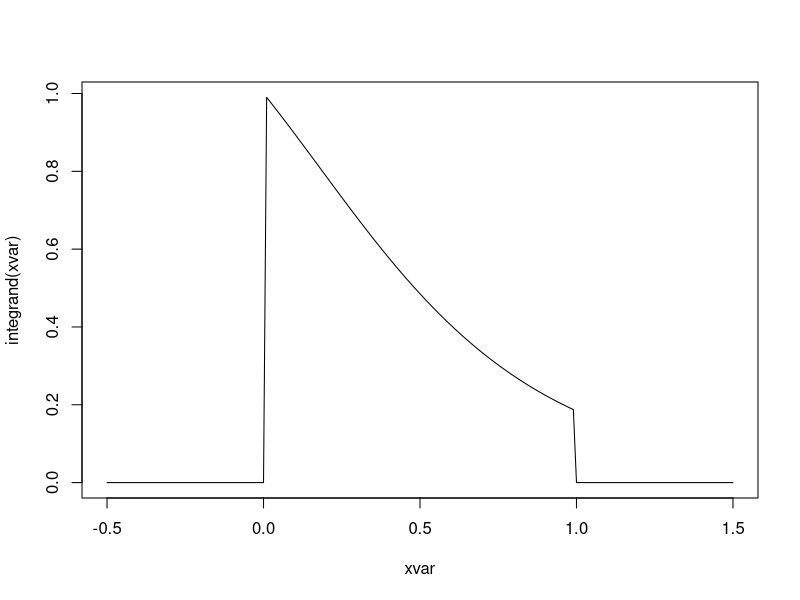
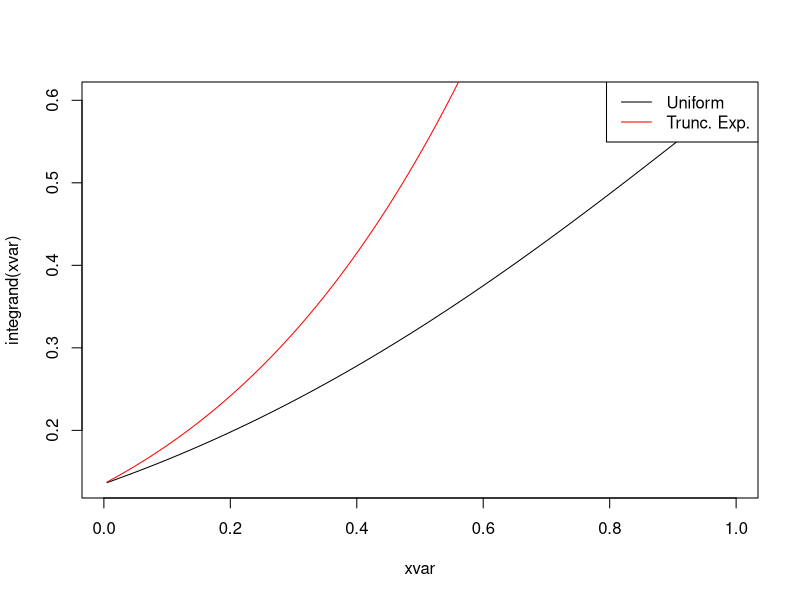
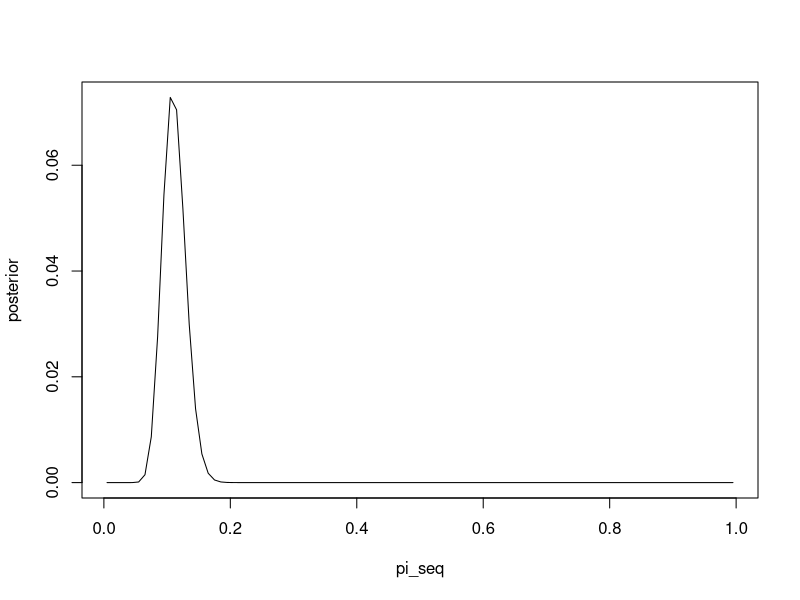

Reproduce these figures in R, in order.
## ---- chunk 1
library(knitr)
hook_output = knit_hooks$get('output')
knit_hooks$set(output = function(x, options) {
  # this hook is used only when the linewidth option is not NULL
  if (!is.null(n <- options$linewidth)) {
    x = knitr:::split_lines(x)
    # any lines wider than n should be wrapped
    if (any(nchar(x) > n)) x = strwrap(x, width = n)
    x = paste(x, collapse = '\n')
  }
  hook_output(x, options)
})

knitr::opts_chunk$set(cache = FALSE, message = FALSE,
                      linewidth = 50)
set.seed(3150)
## ---- chunk 2
# Sample size
n <- 5000
# Define a function for integrand
integrand <- function(x) {
  # We want to multiply by zero if outside the range
  supp_ind <- as.numeric(x > 0 & x < 1)
  return(supp_ind * exp(-x)/(1 + x^2))
}
## ---- chunk 3
# Look at the graph of the function
xvar <- seq(-0.5, 1.5, by = 0.01)
plot(xvar, integrand(xvar), type = "l")
## ---- chunk 4
# 1. Basic MC integration
unif_vars <- runif(n)

theta1 <- mean(integrand(unif_vars))
sd1 <- sd(integrand(unif_vars))
## ---- chunk 5
# 2. Exponential density
exp_vars <- -log(unif_vars)

theta2 <- mean(integrand(exp_vars)/dexp(exp_vars))
sd2 <- sd(integrand(exp_vars)/dexp(exp_vars))
## ---- chunk 6
# Compare results
c(theta1, theta2)
c(sd1, sd2)/sqrt(n)
## ---- chunk 7
# How many are zeros?
sum(integrand(exp_vars) == 0)
## ---- chunk 8
# 3. Truncated exponential density
unif_vars <- runif(n)
truncexp_vars <- -log(1 - unif_vars*(1 - exp(-1)))

# Evaluate the density at those points
phi_vars <- exp(-truncexp_vars)/(1 - exp(-1))

theta3 <- mean(integrand(truncexp_vars)/phi_vars)
sd3 <- sd(integrand(truncexp_vars)/phi_vars)
## ---- chunk 9
# Compare results
c(theta1, theta2, theta3)
c(sd1, sd2, sd3)/sqrt(n)
## ---- chunk 10
n <- 3150
integrand <- function(x) exp(-0.5*(x - 2)^2)
norm_vars <- rnorm(n)
theta1 <- mean(integrand(norm_vars))
std_er1 <- sd(integrand(norm_vars))/sqrt(n)

c(theta1, std_er1)
## ---- chunk 11
norm_vars2 <- norm_vars + 2
phi_vars <- dnorm(norm_vars2, mean = 2)
theta2 <- mean(integrand(norm_vars2)*dnorm(norm_vars2)/phi_vars)
std_er2 <- sd(integrand(norm_vars2)*dnorm(norm_vars2)/phi_vars)/sqrt(n)

c(theta2, std_er2)
## ---- chunk 12
# Points between 0 and 1 without boundary
xvar <- ppoints(100)
plot(xvar, integrand(xvar), type = "l")
lines(xvar, integrand(xvar)/exp(-xvar), col = "red")
legend(x = "topright", 
       legend = c("Uniform", "Trunc. Exp."), 
       col = c("black", "red"), lty = 1)
## ---- chunk 13
n <- 5000
norm_vars <- rnorm(n)
# Average of 0s and 1s gives proportion of 1s
mean(norm_vars > 5)
## ---- chunk 14
n <- 10000000
norm_vars <- rnorm(n)
# Average of 0s and 1s gives proportion of 1s
mean(norm_vars > 5)
## ---- chunk 15
# Check if > 5 in absolute value, and divide by 2
0.5*mean(abs(norm_vars) > 5)
# Compare both standard errors
c(sd(norm_vars > 5), 0.5*sd(abs(norm_vars) > 5))
## ---- chunk 16
# Shifted exponential density
unif_vars <- runif(n)
shiftexp_vars <- -log(unif_vars) + 5

# Evaluate the density at those points
phi_vars <- exp(-(shiftexp_vars - 5))

theta_est <- mean(dnorm(shiftexp_vars)/phi_vars)
sd_est <- sd(dnorm(shiftexp_vars)/phi_vars)
## ---- chunk 17
# Compare all three approaches
c("Method1" = mean(norm_vars > 5), 
  "Method2" = 0.5*mean(abs(norm_vars) > 5),
  "Method 3" = theta_est)

c("Method1" = sd(norm_vars > 5), 
  "Method2" = 0.5*sd(abs(norm_vars) > 5),
  "Method 3" = sd_est)
## ---- chunk 18
pi_seq <- ppoints(100)
posterior <- 1*choose(294, 32)*pi_seq^32*
  (1 - pi_seq)^262

plot(pi_seq, posterior, type = "l")
## ---- chunk 19
# Create a function for posterior and weight
post_fun <- function(pi) {
  1*choose(294, 32)*pi^32*(1 - pi)^262
}

weight <- function(pi) {
  post_fun(pi)/dbeta(pi, shape1 = 2, 
                     shape2 = 10)
}
## ---- chunk 20
# Assume we are interested in posterior mean
# so g(x) = x
n <- 5000
beta_vars <- rbeta(n, shape1 = 2, shape2 = 10)

denominator <- weight(beta_vars)
numerator <- weight(beta_vars)*beta_vars
(theta <- mean(numerator)/mean(denominator))
## ---- chunk 21
# What about posterior variance?
denominator <- weight(beta_vars)
numerator <- weight(beta_vars)*beta_vars^2 # g(x) = x^2
theta2 <- mean(numerator)/mean(denominator)
# Var(X) = E(X^2) - E(X)^2
theta2 - theta^2
## ---- chunk 22
# What about posterior probability that pi
# is between 0.08 and 0.12?
denominator <- weight(beta_vars)
# g(x) is indicator function
gvals <- as.numeric(beta_vars > 0.08 &
                      beta_vars < 0.12)
numerator <- weight(beta_vars)*gvals
mean(numerator)/mean(denominator)
